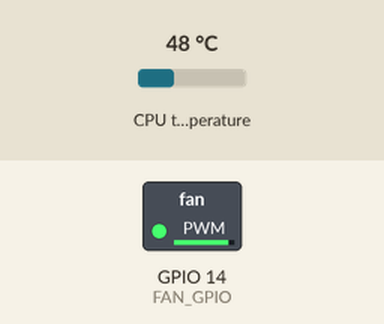
A program run on a simulated Raspberry Pi (BCM pin numbers). On the bench: switched loads named in the program (green lamp = pin HIGH). The inputs (shaded band) are chosen by the test bench; at power-on: CPU temperature 48 °C. The clock reads 2024-03-15 10:24:30 at power-on unless the program sets it; what the program prints to the terminal is not drawn.

Above: at 0.1 s.
Timing chart, 0 to 1.6 s (numbered marks = the images above):
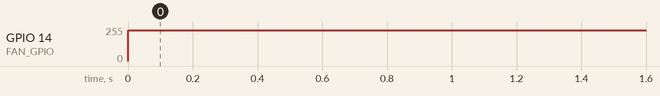

Measured:
- by itself, GPIO 14 (FAN_GPIO): 0/255 → 230/255 at 0.00 s

The program:

control.py
```python
import time
import RPi.GPIO as GPIO

FAN_GPIO = 14  # 针脚 博客上边有针脚图
SLEEP_TIME = 60  # 每60秒检测温度并修改一次频率
mode = "mute"  # 模式

GPIO.setmode(GPIO.BCM)
GPIO.setup(FAN_GPIO, GPIO.OUT)
p = GPIO.PWM(FAN_GPIO, 331)
p.start(50)

# temp 温度
# normal 默认 pwm频率
# mute  静音
arr = [
    {
        "temp": 50,
        "normal": 100,
        "mute": 30
    },
    {
        "temp": 48,
        "normal": 90,
        "mute": 30
    },
    {
        "temp": 45,
        "normal": 70,
        "mute": 30
    },
    {
        "temp": 40,
        "normal": 40,
        "mute": 30
    }
]
# 注：pwm 范围为0 - 100 值越大转的越快 反之则越慢

while True:
    # 获取CPU温度
    tmpFile = open('/sys/class/thermal/thermal_zone0/temp')
    cpu_temp_raw = tmpFile.read()
    tmpFile.close()
    cpu_temp = round(float(cpu_temp_raw) / 1000, 1)
    t = cpu_temp

    # 取时间 修改模式 20:00 - 2:00 为静音模式
    n = time.asctime(time.localtime(time.time()))  # 当前时间
    nowHour = int(time.strftime("%H", time.localtime()))  # 当前小时

    if nowHour >= 20 or nowHour <= 2:
        mode = "mute"
    else:
        mode = "normal"

    for item in arr:
        if t >= item["temp"]:
            p.ChangeDutyCycle(item[mode])
            print(item[mode], t, mode, n)
            time.sleep(SLEEP_TIME)
            break
```
